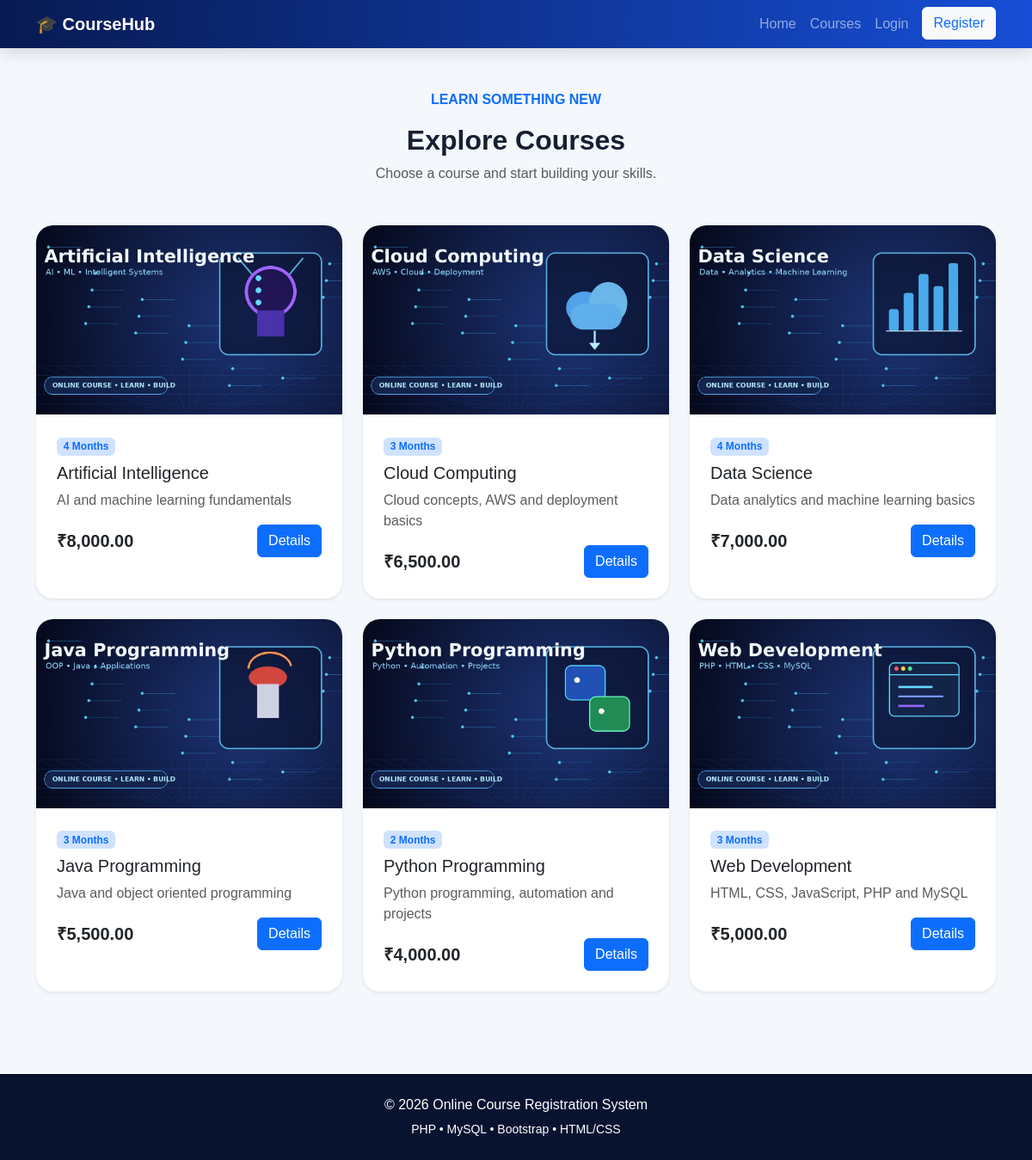
/courses.php, run on the app's committed database.
### tables this page shows
CREATE TABLE courses(id INT AUTO_INCREMENT PRIMARY KEY,course_name VARCHAR(150) NOT NULL,description TEXT NOT NULL,duration VARCHAR(50) NOT NULL,fees DECIMAL(10,2) NOT NULL,image VARCHAR(255),created_at TIMESTAMP DEFAULT CURRENT_TIMESTAMP);

### courses.php (the view)
<?php session_start(); include "config.php"; include "includes/header.php"; include "includes/navbar.php"; ?>
<div class="container py-5"><div class="text-center mb-5"><p class="text-primary fw-bold">LEARN SOMETHING NEW</p><h2 class="section-title">Explore Courses</h2><p class="text-muted">Choose a course and start building your skills.</p></div>
<div class="row g-4"><?php $r=mysqli_query($conn,"SELECT * FROM courses ORDER BY id DESC"); while($c=mysqli_fetch_assoc($r)){ ?>
<div class="col-lg-4 col-md-6"><div class="card course-card shadow-sm h-100"><img src="images/<?php echo htmlspecialchars($c["image"]); ?>" class="card-img-top">
<div class="card-body p-4"><span class="badge bg-primary-subtle text-primary mb-2"><?php echo htmlspecialchars($c["duration"]); ?></span><h5><?php echo htmlspecialchars($c["course_name"]); ?></h5><p class="text-muted"><?php echo htmlspecialchars($c["description"]); ?></p><div class="d-flex justify-content-between align-items-center"><strong class="fs-5">₹<?php echo number_format($c["fees"],2); ?></strong><a href="course_details.php?id=<?php echo $c["id"]; ?>" class="btn btn-primary">Details</a></div></div></div></div>
<?php } ?></div></div><?php include "includes/footer.php"; ?>

### includes/header.php
<!DOCTYPE html><html lang="en"><head><meta charset="UTF-8"><meta name="viewport" content="width=device-width,initial-scale=1"><title>CourseHub | Online Course Registration</title>
<link href="https://cdn.jsdelivr.net/npm/bootstrap@5.3.3/dist/css/bootstrap.min.css" rel="stylesheet"><link rel="stylesheet" href="https://cdn.jsdelivr.net/npm/bootstrap-icons@1.11.3/font/bootstrap-icons.min.css"><link rel="stylesheet" href="css/style.css"></head><body>

### includes/navbar.php
<nav class="navbar navbar-expand-lg navbar-dark sticky-top"><div class="container"><a class="navbar-brand fw-bold" href="index.php">🎓 CourseHub</a><button class="navbar-toggler" data-bs-toggle="collapse" data-bs-target="#nav"><span class="navbar-toggler-icon"></span></button><div class="collapse navbar-collapse" id="nav"><ul class="navbar-nav ms-auto"><li class="nav-item"><a class="nav-link" href="index.php">Home</a></li><li class="nav-item"><a class="nav-link" href="courses.php">Courses</a></li><?php if(isset($_SESSION["student_id"])){ ?><li class="nav-item"><a class="nav-link" href="dashboard.php">Dashboard</a></li><li class="nav-item"><a class="nav-link" href="my_courses.php">My Courses</a></li><li class="nav-item"><a class="nav-link" href="profile.php">Profile</a></li><li class="nav-item"><a class="btn btn-light text-primary ms-2" href="logout.php">Logout</a></li><?php }else{ ?><li class="nav-item"><a class="nav-link" href="login.php">Login</a></li><li class="nav-item"><a class="btn btn-light text-primary ms-2" href="register.php">Register</a></li><?php } ?></ul></div></div></nav>

### includes/footer.php (shortened to what this page needs)
<footer class="footer text-white text-center py-4 mt-5"><p class="mb-1">© 2026 Online Course Registration System</p><small>PHP • MySQL • Bootstrap • HTML/CSS</small></footer></body></html>

### css/style.css (style rules this page uses)
body { background:#f4f7fb;font-family:Arial,sans-serif;color:#172033 }
.navbar { background:linear-gradient(90deg,#071a52,#174ed6);box-shadow:0 4px 20px rgba(0,0,0,.15) }
.section-title { font-weight:800 }
.course-card { border:0;border-radius:20px;overflow:hidden;transition:.25s }
.course-card img { height:220px;object-fit:cover }
.footer { background:#07132f }

### data on the page
courses: image (picture), duration "4 Months", course_name "Artificial Intelligence", description "AI and machine learning fundamentals", fees "8,000.00"
courses: image (picture), duration "3 Months", course_name "Cloud Computing", description "Cloud concepts, AWS and deployment basics", fees "6,500.00"
courses: image (picture), duration "4 Months", course_name "Data Science", description "Data analytics and machine learning basics", fees "7,000.00"
courses: image (picture), duration "3 Months", course_name "Java Programming", description "Java and object oriented programming", fees "5,500.00"
courses: image (picture), duration "2 Months", course_name "Python Programming", description "Python programming, automation and projects", fees "4,000.00"
courses: image (picture), duration "3 Months", course_name "Web Development", description "HTML, CSS, JavaScript, PHP and MySQL", fees "5,000.00"
